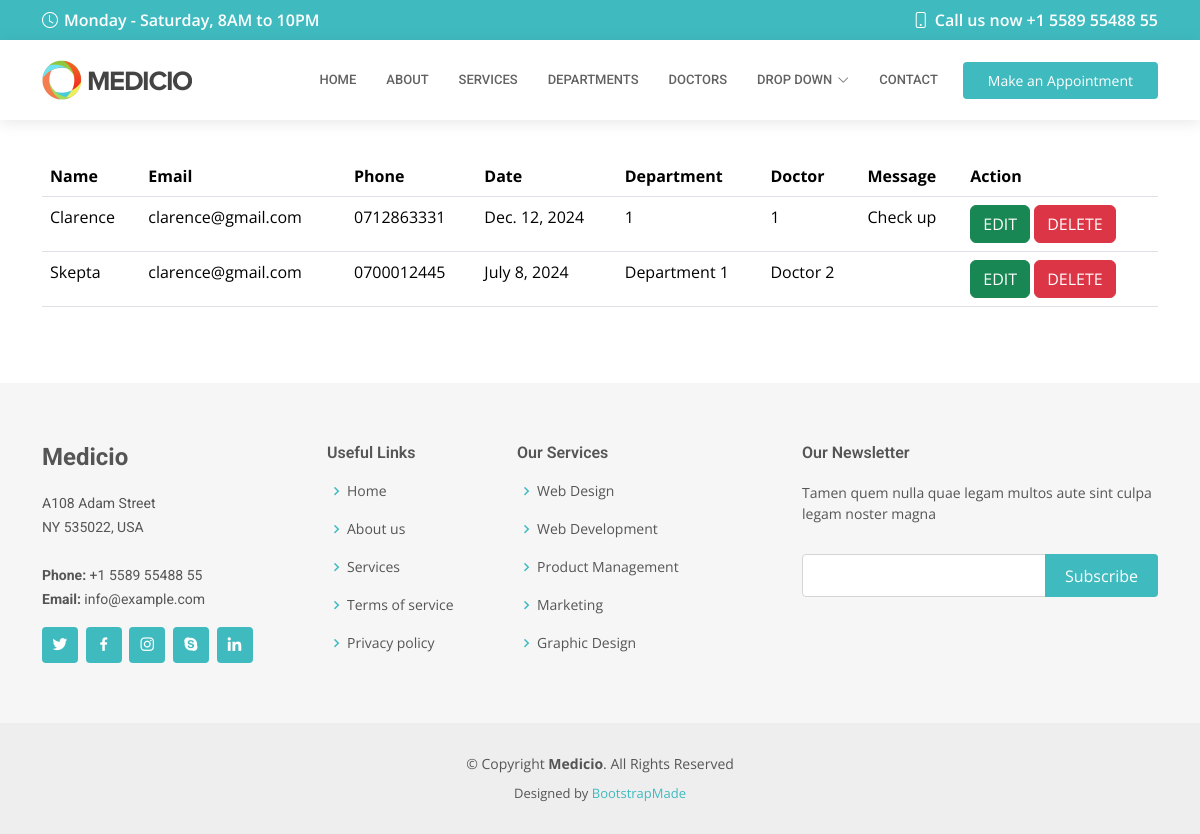
/show/, run on an earlier commit of the app's database.
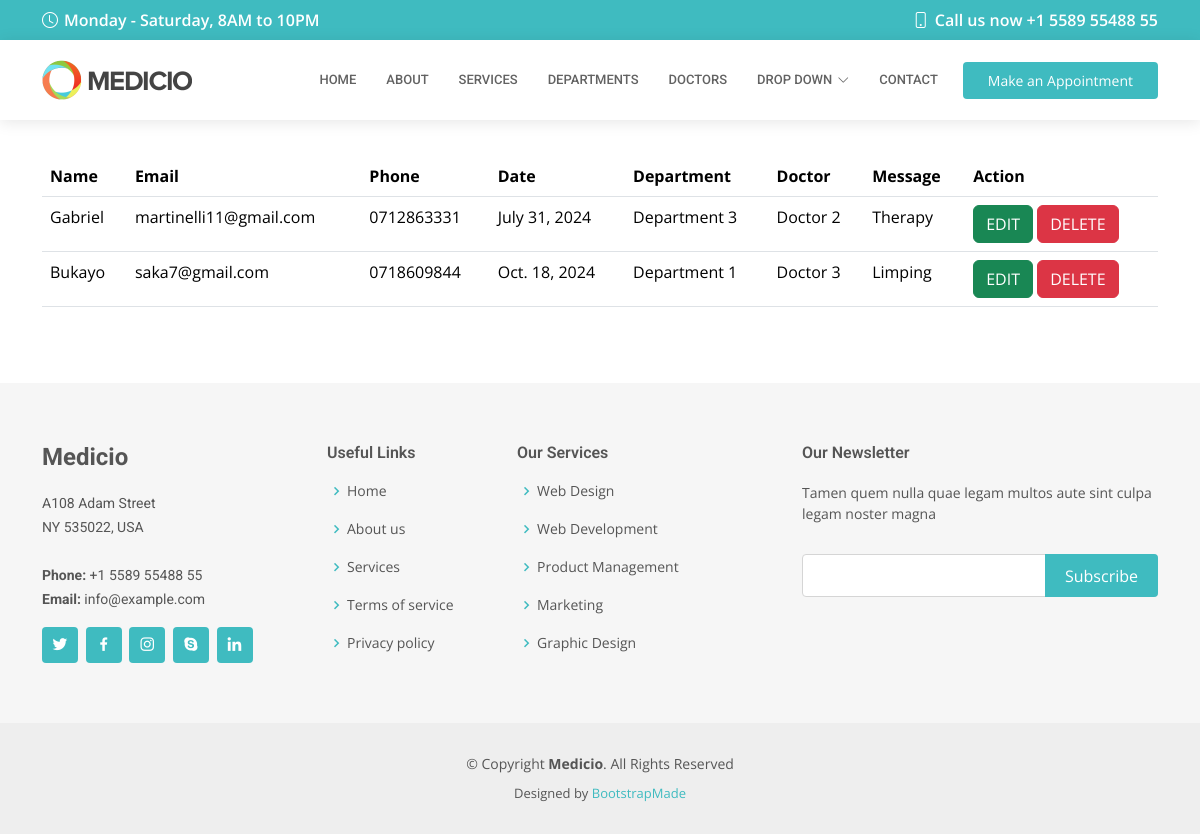
And on a later commit of the database.
### MedicioApp/models.py (models this page shows, shortened)
class Appoint(models.Model):
    name = models.CharField(max_length=50)
    email = models.EmailField(max_length=50)
    phone = models.CharField(max_length=20)
    date = models.DateField()
    department = models.CharField(max_length=50)
    doctor = models.CharField(max_length=20)
    message = models.TextField()

### MedicioApp/views.py (the view)
# urls.py: path('show/', views.show, name='show'),
def show(request):
    information = Appoint.objects.all()
    return render(request, 'show.html', {'data': information})

### templates/show.html
{% extends 'inner-page.html' %}
{% load static %}
{% block body %}
<table class="table container">
    <tr>
        <th>Name</th>
        <th>Email</th>
        <th>Phone</th>
        <th>Date</th>
        <th>Department</th>
        <th>Doctor</th>
        <th>Message</th>
        <th>Action</th>
    </tr>
{% for x in data %}
    <tr>
        <td>{{ x.name }}</td>
        <td>{{ x.email }}</td>
        <td>{{ x.phone }}</td>
        <td>{{ x.date }}</td>
        <td>{{ x.department }}</td>
        <td>{{ x.doctor }}</td>
        <td>{{ x.message }}</td>
        <td>
            <a href="/edit/{{ x.id }}" class="btn btn-success">EDIT</a>
            <a href="/delete/{{ x.id }}" class="btn btn-danger">DELETE</a>
        </td>
    </tr>
{% endfor %}
</table>
{% endblock %}

What changed in the data, as far as the page shows it:
removed Appoint: name "Skepta", email "clarence@gmail.com", phone "0700012445", date "July 8, 2024", department "Department 1", doctor "Doctor 2"
changed Appoint: name "Clarence" → "Gabriel"; email "clarence@gmail.com" → "martinelli11@gmail.com"; date "Dec. 12, 2024" → "July 31, 2024"; department "1" → "Department 3"; doctor "1" → "Doctor 2"; message "Check up" → "Therapy"
added Appoint: name "Bukayo", email "saka7@gmail.com", phone "0718609844", date "Oct. 18, 2024", department "Department 1", doctor "Doctor 3", message "Limping"
